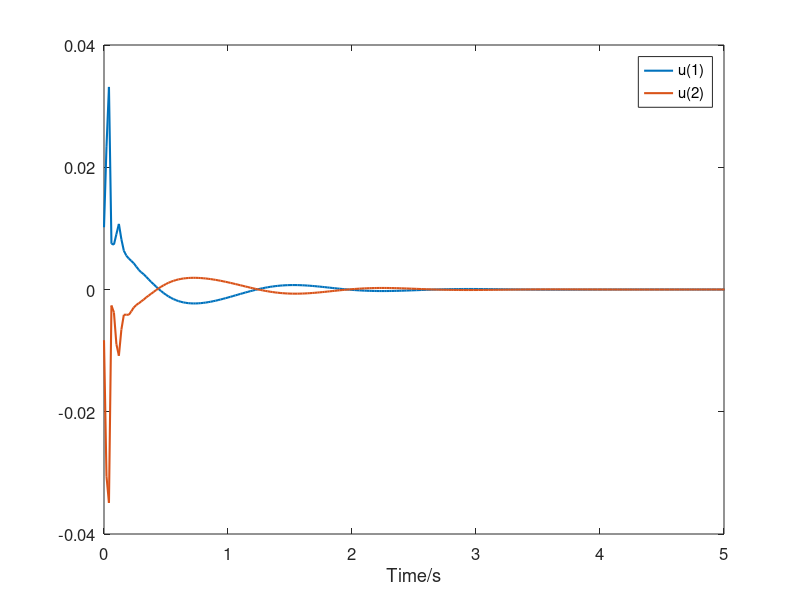
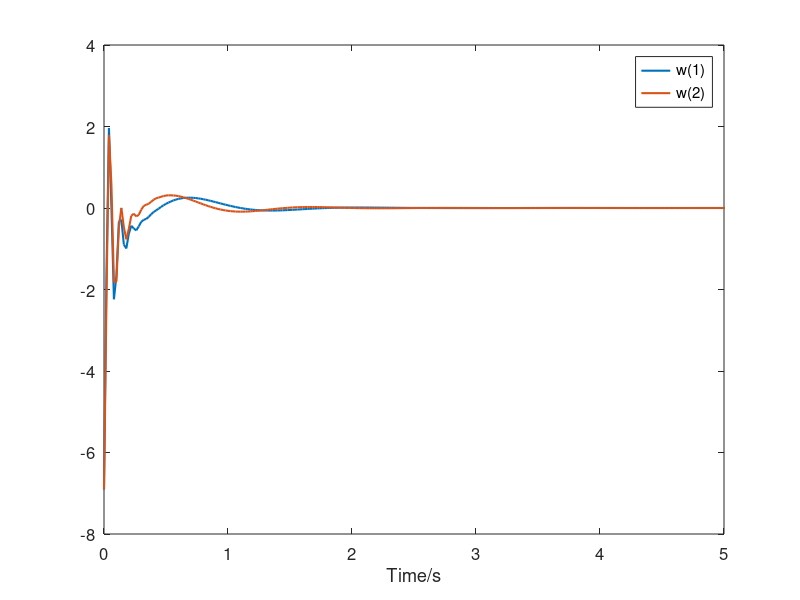

MATLAB code to generate these figures, in order:
function Fuzzy_sys
clear,clc,close all;

mc = 685;
dfm = 1.35;
drm = 1.55;
mfw = 42;
mrw = 45;
pa = 1380;
sf1 = 17500;
sr1 = 21000;
sf2 = 210000;
sr2 = 210000;
sfw = 1100;
srw = 1100;
l1 = 1/mc + dfm^2/pa;
l2 = 1/mc - dfm*drm/pa;
l3 = 1/mc + drm^2/pa;
v=1e-2/pi;

x_save=[0.5;0.8;0.5;0.8;0.8;0.8;0.8;0.8];
u_save = [];
w_save = [];
t_save =[];
K_save=[];

A1 =  [  0         1         -1         0          0        0      0         0
    -l1*sf1+10000*l1   -l1*sfw    l1*sfw    -l2*sr1+10000*l2    -l2*srw   l2*srw   0         0
    sf1/mfw-10000/mfw    sfw/mfw   -sfw/mfw     0         0         0    -sf2/mfw    0    
       0         0         0          0         1         -1     0         0
    -l2*sf1+10000*l2    -l2*sfw   l3*sfw    -l3*sr1+10000*l3    -l3*srw    l3*srw  0         0
      0          0         0       -(10000/mrw)+sr1/mrw    srw/mrw  -srw/mrw  0       -sr2/mrw
      0          0         1         0          0         0      0        0
      0          0         0         0          0         1      0        0];
A2 =  [0         1         -1         0          0        0      0         0
    -l1*sf1+10000*l1*v   -l1*sfw    l1*sfw    -l2*sr1+10000*5*l2    -l2*srw   l2*srw   0         0
    sf1/mfw-10000*v/mfw    sfw/mfw   -sfw/mfw     0         0         0    -sf2/mfw    0    
       0         0         0          0         1         -1     0         0
    -l2*sf1+10000*l2*v    -l2*sfw   l3*sfw    -l3*sr1+10000*l3    -l3*srw    l3*srw  0         0
      0          0         0       sr1/mrw+(-10000/mrw)    srw/mrw  -srw/mrw  0       -sr2/mrw
      0          0         1         0          0         0      0        0
      0          0         0         0          0         1      0        0];

B=[  0    0
    l1    l2
    -1/mfw  0
    0      0
    l2     l3
    0     -1/mrw
    0      0
    0      0];

D=[0 0
    0 0
    0 0
    0 0
    0 0
    0 0
    -1 0
    0 -1];

K1 =  [ -0.00547587,  0.00119340,  -0.00020583, -0.00002853, -0.00038729, -0.00000784,  -0.00921304, -0.00063489
        0.00557233, -0.00107277, 0.00009858,  0.00000019,  0.00052692,  -0.00009880, 0.00740761,             0];

K2 = [-0.05164353   0.00455362 -0.00049103 -0.00592751 -0.00651158 0.00343425 0.02348853 -0.00153019
0.05206647 -0.00445414  0.00038896  0.00606836  0.00671899  -0.00359308  -0.02581707   0.00000000];


L1 = [-0.02925566,  0.08434360, -0.00709414, -0.00908143, 0.05258369, -0.00441404,  -8.41286730, -0.30905189
 -0.03067345, 0.00129591, 0.00308370,  -0.08020773, 0.08065797, -0.00738134, -0.30931470, -8.28977223];

L2 = [  -0.35197331  0.08305894 -0.00744537 0.02263422 0.06859692 -0.00407208 -8.61759266 -0.34844429
-0.08378345  -0.01283675  0.00260714  -0.09508426  0.08148994  -0.00730563   -0.34924038 -8.31054704];

T=0.02;
t_end = 20;

xk=[0.5;0.8;0.5;0.8;0.8;0.8;0.8;0.8];

for i = 1:T:t_end
    
    x1=xk(1);
    
    x_save=[x_save, xk];
    
    
    if x1==0
        h1=1;
        h2=0;
    else
        h1=(sin(x1)-v*x1)/(x1*(1-v));
        h2=(x1-sin(x1))/(x1*(1-v));
    end
    
    K=h1*K1+h2*K2;
    L=h1*L1+h2*L2;
    
    u=-K*xk;
    w= L*xk;
    u_save=[u_save u];
    w_save=[w_save w];
     
     
    K_save=[K_save;K];
    
    A = h1 * A1 + h2 * A2;
    
    [t,X]=ode45(@mysys, [(i-1)*T,i*T],xk);
     
    xk = X(end,:)';
    
end


save ('Algo2.mat','x_save')
sprintf(' %.8f',K);
sprintf(' %.8f',L);

function dx=mysys(t,x)
    
    u= - K * x;
    w= - L * x;
     
     dx=A*x+B*u+D*w;     
    end

% figure(1);
% plot([0:T:T*(length(x_save)-1)],x_save(1,:),'Color',[1 0 0],'LineWidth',1.5);hold on;
% plot([0:T:T*(length(x_save)-1)],x_save(2,:),'Color',[0 0 1],'LineWidth',1.5);hold on;
% plot([0:T:T*(length(x_save)-1)],x_save(3,:),'Color',[0 1 0],'LineWidth',1.5);hold on;
% plot([0:T:T*(length(x_save)-1)],x_save(4,:),'Color',[0 0.39216 0],'LineWidth',1.5);hold on;
% plot([0:T:T*(length(x_save)-1)],x_save(5,:),'Color',[0.28235 0.23922 0.5451],'LineWidth',1.5);hold on;
% plot([0:T:T*(length(x_save)-1)],x_save(6,:),'Color',[1 0.5 0],'LineWidth',1.5);hold on;
% plot([0:T:T*(length(x_save)-1)],x_save(7,:),'Color',[1 0.5 0.5],'LineWidth',1.5);hold on;
% plot([0:T:T*(length(x_save)-1)],x_save(8,:),'Color',[1 0 1],'LineWidth',1.5);
% grid on; box on;
% legend('x_1','x_2','x_3','x_4','x_5','x_6','x_7','x_8')
% xlabel('Time/s')
% xlim([0, 6])

% axes('position',[0.3,0.25,0.4,0.2])
% plot([0:T:T*(length(x_save)-1)],x_save(1,:),'Color',[1 0 0],'LineWidth',1.5);hold on;
% plot([0:T:T*(length(x_save)-1)],x_save(2,:),'Color',[0 0 1],'LineWidth',1.5);hold on;
% plot([0:T:T*(length(x_save)-1)],x_save(3,:),'Color',[0 1 0],'LineWidth',1.5);hold on;
% plot([0:T:T*(length(x_save)-1)],x_save(4,:),'Color',[0 0.39216 0],'LineWidth',1.5);hold on;
% plot([0:T:T*(length(x_save)-1)],x_save(5,:),'Color',[0.28235 0.23922 0.5451],'LineWidth',1.5);hold on;
% plot([0:T:T*(length(x_save)-1)],x_save(6,:),'Color',[1 0.5 0],'LineWidth',1.5);hold on;
% plot([0:T:T*(length(x_save)-1)],x_save(7,:),'Color',[1 0.5 0.5],'LineWidth',1.5);hold on;
% plot([0:T:T*(length(x_save)-1)],x_save(8,:),'Color',[1 0 1],'LineWidth',1.5)
% grid on; box on;
% xlim([min(1.8),max(3.2)]);
% ylim([min(-0.5),max(0.5)]);

figure();hold 
plot([0:T:T*(length(u_save)-1)], u_save,'LineWidth',1.5);
legend('u(1)','u(2)')
box on;
xlabel('Time/s')
xlim([0, 5])
set(gca, 'FontSize', 12)

figure();hold 
plot([0:T:T*(length(w_save)-1)], w_save,'LineWidth',1.5);
legend('w(1)','w(2)')
box on;
xlabel('Time/s')
xlim([0, 5])
ylim([-8, 4])
set(gca, 'FontSize', 12)

end